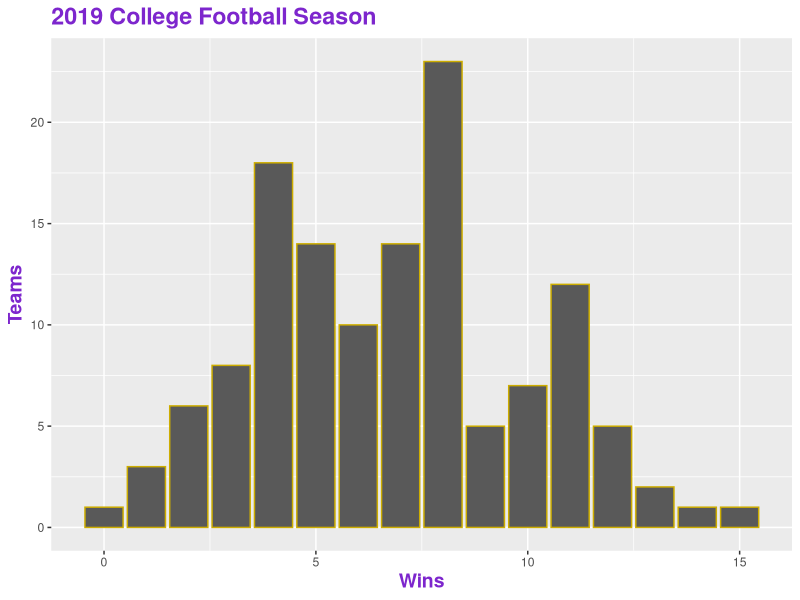
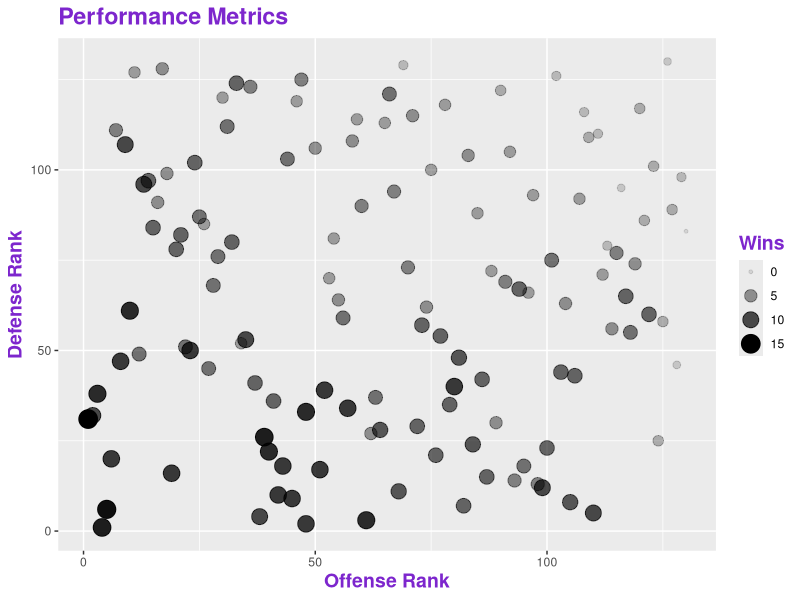
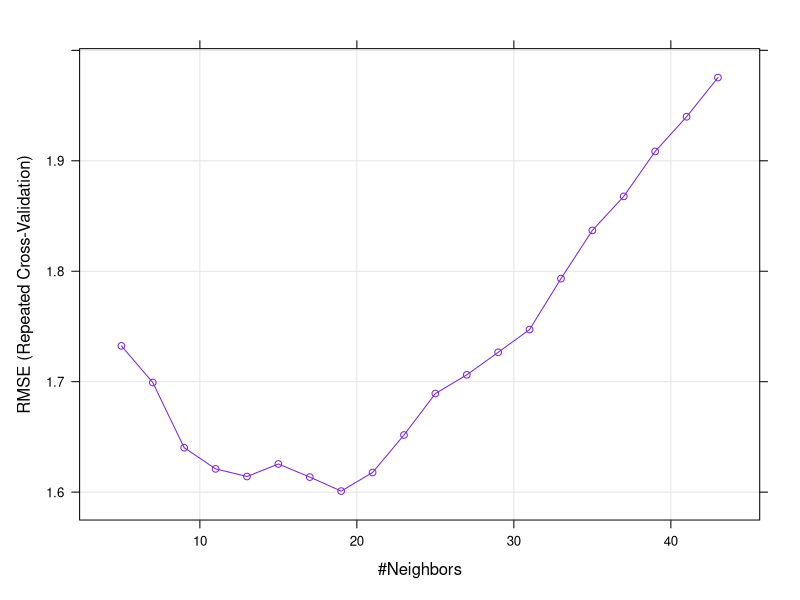
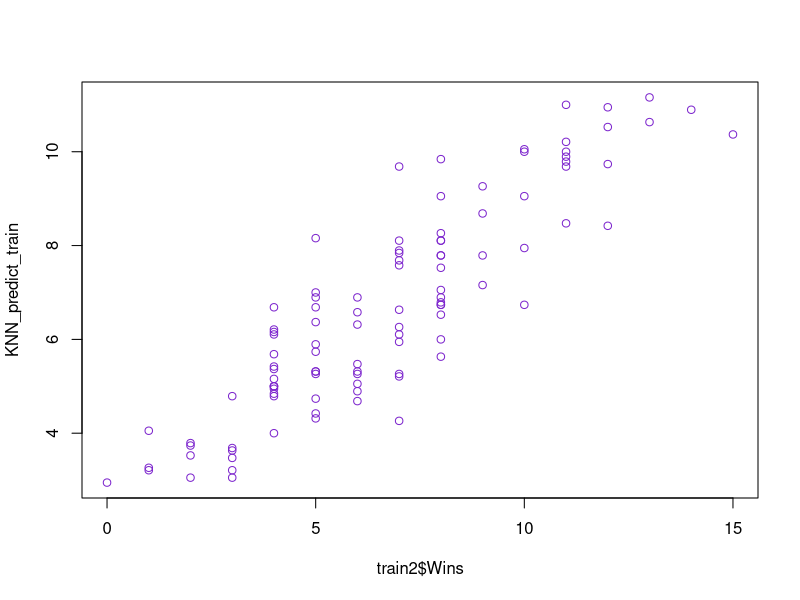
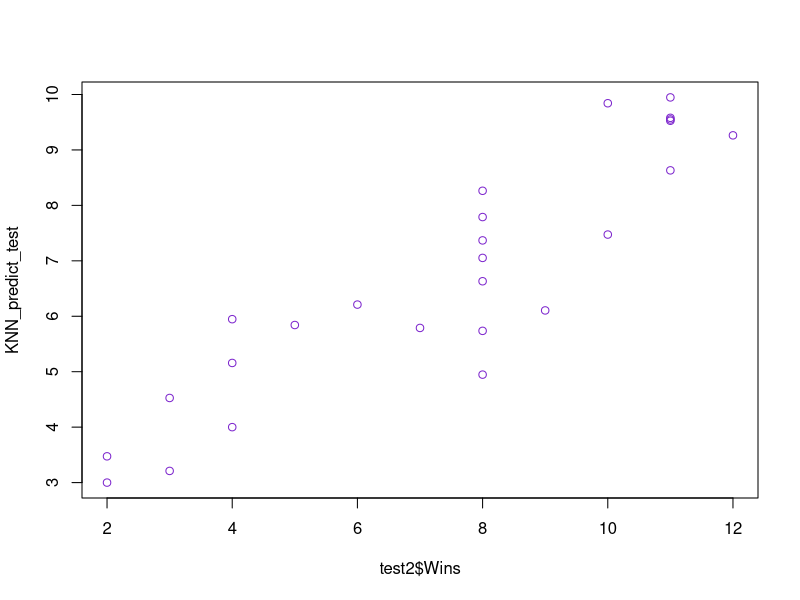
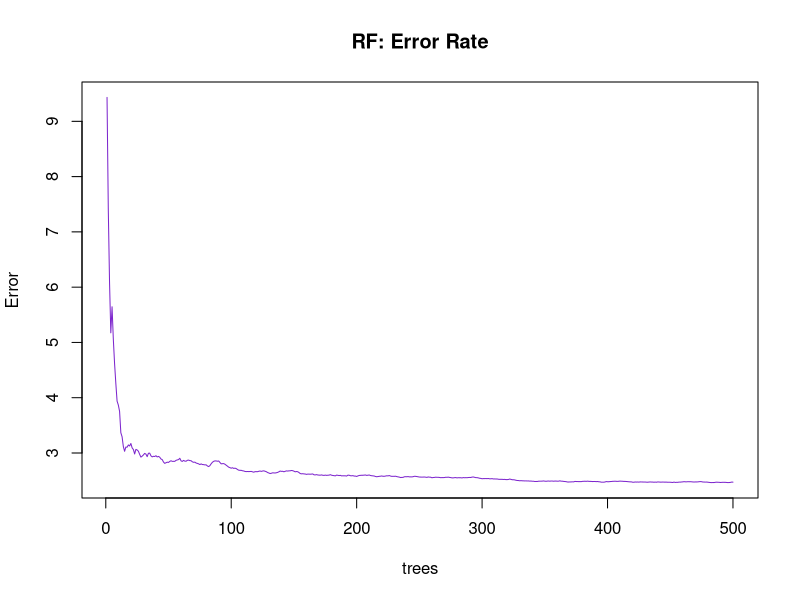
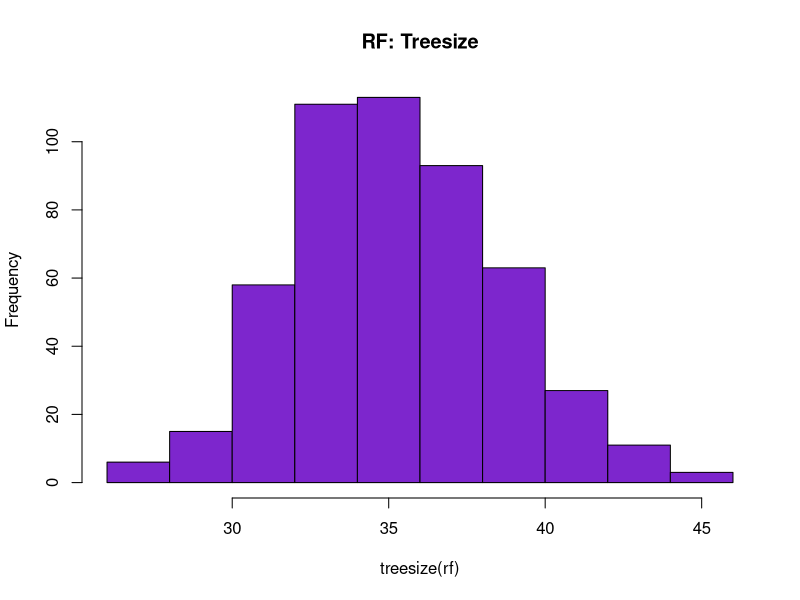
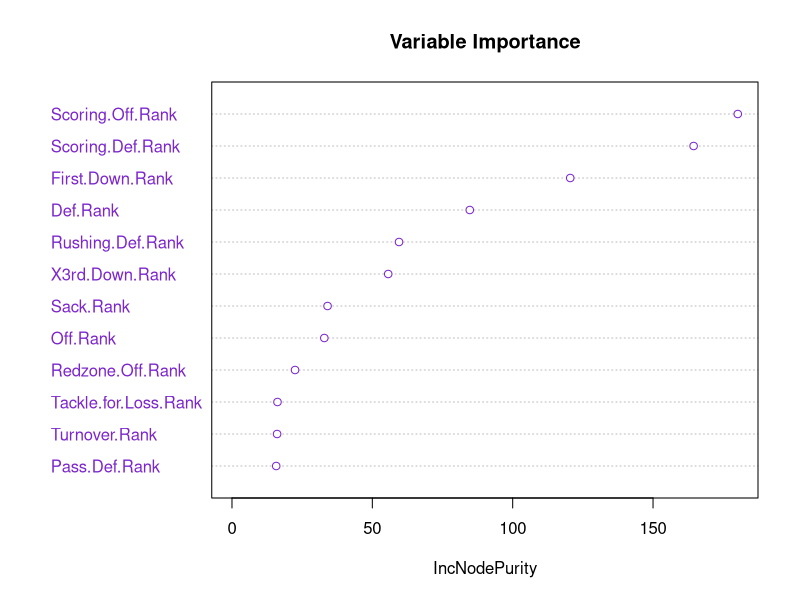

Write the R code that produced these figures, in order.
# EDX9 Capstone: Predicting a Win-Loss Record in American College Football

# Libraries
library(tidyverse)
library(data.table)
library(dplyr)
library(ggplot2)
library(Hmisc)
library(ggpubr)
library(corrplot)
library(nnet)
library(ROCR)
library(caret)
library(pROC)
library(mlbench)
library(randomForest)

# Install packages if necessary
if(!require(tidyverse)) install.packages("tidyverse", repos = "http://cran.us.r-project.org")
if(!require(data.table)) install.packages("data.table", repos = "http://cran.us.r-project.org")
if(!require(dplyr)) install.packages("dplyr", repos = "http://cran.us.r-project.org")
if(!require(ggplot2)) install.packages("ggplot2", repos = "http://cran.us.r-project.org")
if(!require(Hmisc)) install.packages("Hmisc", repos = "http://cran.us.r-project.org")
if(!require(ggpubr)) install.packages("ggpubr", repos = "http://cran.us.r-project.org")
if(!require(corrplot)) install.packages("corrplot", repos = "http://cran.us.r-project.org")
if(!require(nnet)) install.packages("nnet", repos = "http://cran.us.r-project.org")
if(!require(ROCR)) install.packages("ROCR", repos = "http://cran.us.r-project.org")
if(!require(caret)) install.packages("caret", repos = "http://cran.us.r-project.org")
if(!require(pROC)) install.packages("pROC", repos = "http://cran.us.r-project.org")
if(!require(mlbench)) install.packages("mlbench", repos = "http://cran.us.r-project.org")
if(!require(randomForest)) install.packages("randomForest", repos = "http://cran.us.r-project.org")

# Data Source
FB_Analysis <- read.csv("CFB2019.txt")

# Data Dimensions
dim(FB_Analysis)

# Data Structure
str(FB_Analysis [1:15])

# First Rows of Data
head(FB_Analysis [1:8])

# Visualization of Team Wins
ggplot(data = FB_Analysis) + 
  geom_bar(aes(x = Wins), col = "gold3") +
  labs(title = "2019 College Football Season", x = "Wins", y = "Teams") +
  theme(title = element_text(color = "Purple3", face = "bold", size = 14))

# Performance Metrics
ggplot(data = FB_Analysis) +
  geom_point(aes(x = Off.Rank, y = Def.Rank, alpha = Wins, size = Wins)) +
  labs(title = "Performance Metrics", x = "Offense Rank", y = "Defense Rank") +
  theme(title = element_text(color = "Purple3", face = "bold", size = 14))

# Ranked Observations
Ranked_Observations <- FB_Analysis %>% select(matches("Rank|Wins"))

# Here are the first 8 performance metrics (starting with the second column):
head(Ranked_Observations [1:9])

# Logistic Regression Model
# We split the data into a 'train' set (80%) and a 'test' set (20%).
set.seed(111)
ind <- sample(2, nrow(Ranked_Observations), replace = TRUE, prob = c(0.8, 0.2))
train <- Ranked_Observations[ind==1,]
test <- Ranked_Observations[ind==2,]

# Here you can see the first six rows of each data set.
head(train [1:3])
head(test [1:3])

# This code runs our LR model, with the wins predicted from all 24 Ranked_Observations.
LRM_model <- lm(Wins ~ ., data = train)
summary(LRM_model)

# To improve our LR model (for "LRM_model2"), we choose to leverage all 7 starred P values from above.
LRM_model2 <- lm(Wins ~ First.Down.Def.Rank + X4rd.Down.Def.Rank + Pass.Def.Rank + Rushing.Def.Rank + Scoring.Def.Rank + Scoring.Off.Rank + Time.of.Possession.Rank, data = train)
summary(LRM_model2)

# Next, we use our new model to guess the number of wins each team will have in the train data:
LRM_predictions_train <- predict(LRM_model2, train, type = 'response')
head(LRM_predictions_train [1:7])

# Confusion Matrix: LR train
LRM_Conf_train <- ifelse(round(LRM_predictions_train) == train$Wins, 1, 0)
LRM_Conf_Tab_train <- table(Predicted = LRM_Conf_train, Actual = train$Wins)
LRM_Conf_Tab_train

# Here is the percentage of wins LR correctly predicted in the train data. 
options(digits = 5)
sum(LRM_Conf_Tab_train[2,])/sum(LRM_Conf_Tab_train)
                                                           
# Next, let's try our LR model against the test data:
LRM_predictions_test <- predict(LRM_model2, test, type = 'response')
head(LRM_predictions_test [1:7])

# This Confusion Matrix shows the results:
LRM_Conf_test <- ifelse(round(LRM_predictions_test) == test$Wins, 1, 0)
LRM_Conf_Tab_test <- table(Predicted = LRM_Conf_test, Actual = test$Wins)
LRM_Conf_Tab_test

# Here is our percentage score against the test data:
sum(LRM_Conf_Tab_test[2,])/sum(LRM_Conf_Tab_test)

# K-Nearest Neighbors Model
# We first split our data set into a 'train' set (80%) and a 'test' set (20%):
set.seed(222)
ind2 <- sample(2, nrow(Ranked_Observations), replace = TRUE, prob = c(0.8, 0.2))
train2 <- Ranked_Observations[ind2==1,]
test2 <- Ranked_Observations[ind2==2,]

# The test data is randomly chosen from the complete data set.
head(train2 [1:3])
head(test2 [1:3])

# Here is the code to build our KNN model.
trControl <- trainControl(method = "repeatedcv",
                          number = 10,
                          repeats = 3)
set.seed(2222)
KNN_model <- train(Wins ~ .,
                   data = train2,
                   method = 'knn',
                   tuneLength = 20,
                   trControl = trControl,
                   preProc = c("center", "scale"))
KNN_model

# Here is a visualization of the RMSE selection process.
plot(KNN_model, col = "Purple3")

# You can see that the RMSEs in both the train and test sets are quite similar.
KNN_predict_train <- predict(KNN_model, newdata = train2)
KNN_predict_test <- predict(KNN_model, newdata = test2)
RMSE(KNN_predict_train, train2$Wins)
RMSE(KNN_predict_test, test2$Wins)

# These two charts show the similarity of the KNN predictive capability in both the train and test sets.
plot(KNN_predict_train ~ train2$Wins, col = "Purple3")
plot(KNN_predict_test ~ test2$Wins, col = "Purple3")

# In the table below, KNN calculates variable importance, sorting the top 20 in descending order.
varImp(KNN_model)

# Now let's see how well KNN is able to predict a team's win total for the season.
KNN_CM_train <- predict(KNN_model, train2, type = 'raw')
head(KNN_CM_train [1:9])

# Here is the KNN Confusion Matrix for the train data:
KNN_CM_train2 <- ifelse(round(KNN_CM_train) == train2$Wins, 1, 0)
KNN_CM_train3 <- table(Predicted = KNN_CM_train2, Actual = train2$Wins)
KNN_CM_train3

# How well did it work?
options(digits = 5)
sum(KNN_CM_train3[2,])/sum(KNN_CM_train3)

# Now let's run KNN against the test data.
KNN_CM_test <- predict(KNN_model, test2, type = 'raw')
KNN_CM_test

# Here is the KNN Confusion Matrix for the test data:
KNN_CM_test2 <- ifelse(round(KNN_CM_test) == test2$Wins, 1, 0)
KNN_CM_test3 <- table(Predicted = KNN_CM_test2, Actual = test2$Wins)
KNN_CM_test3

# And the KNN percentage for the test data.
options(digits = 5)
sum(KNN_CM_test3[2,])/sum(KNN_CM_test3)

# Random Forest Model
# First we split the data into a 'train' set (80%) and a 'test' set (20%).
set.seed(333)
ind3 <- sample(2, nrow(Ranked_Observations), replace = TRUE, prob = c(0.8, 0.2))
train3 <- Ranked_Observations[ind3==1,]
test3 <- Ranked_Observations[ind3==2,]

# The split data sets are shown below.
head(train3 [1:3])
head(test3 [1:3])

# This code creates our RF model:
rf <- randomForest(Wins ~ ., data = train3)
print(rf)

# The model's error rate can be seen in the plot below.
plot(rf, main = "RF: Error Rate", col = "Purple3")

# Here is a histogram of the treesize, or number of nodes.
hist(treesize(rf), main = "RF: Treesize", col = "Purple3")

# Here are the model's list of attributes.
attributes(rf)

# Let's run the importance function, which provides a table of node "purity" within the model.
importance(rf)

# Let's visualize RF's choices in a dotchart.
varImpPlot(rf, n.var=12, main = "Variable Importance", col = "Purple3")

# Now it is time to see how well RF's hybrid approach can predict the number of a team's wins.
RF_CM_train <- predict(rf, train3, type = 'response')
head(RF_CM_train [1:9])

# Here is the Confusion Matrix for the RF train set:
RF_CM_train2 <- ifelse(round(RF_CM_train) == train3$Wins, 1, 0)
RF_CM_train3 <- table(Predicted = RF_CM_train2, Actual = train3$Wins)
RF_CM_train3

# And the percentage of correct predictions for the train set:
options(digits = 5)
sum(RF_CM_train3[2,])/sum(RF_CM_train3)

# Let's see whether this success can be duplicated in the test set.
RF_CM_test <- predict(rf, test3, type = 'response')
head(RF_CM_test [1:9])

# Here is the Confusion Matrix for the RF test set:
RF_CM_test2 <- ifelse(round(RF_CM_test) == test3$Wins, 1, 0)
RF_CM_test3 <- table(Predicted = RF_CM_test2, Actual = test3$Wins)
RF_CM_test3

# And our final percentage:
options(digits = 5)
sum(RF_CM_test3[2,])/sum(RF_CM_test3)

# To gather a bit more data on this, let's check the RMSE of both the train set and test set.
RF_predict_train <- predict(rf, newdata = train3)
RF_predict_test <- predict(rf, newdata = test3)
RMSE(RF_predict_train, train3$Wins)
RMSE(RF_predict_test, test3$Wins)

# We can plot the RMSE disparity thus:
plot(RF_predict_train ~ train3$Wins, col = "Purple3")
plot(RF_predict_test ~ test3$Wins, col = "Purple3")
